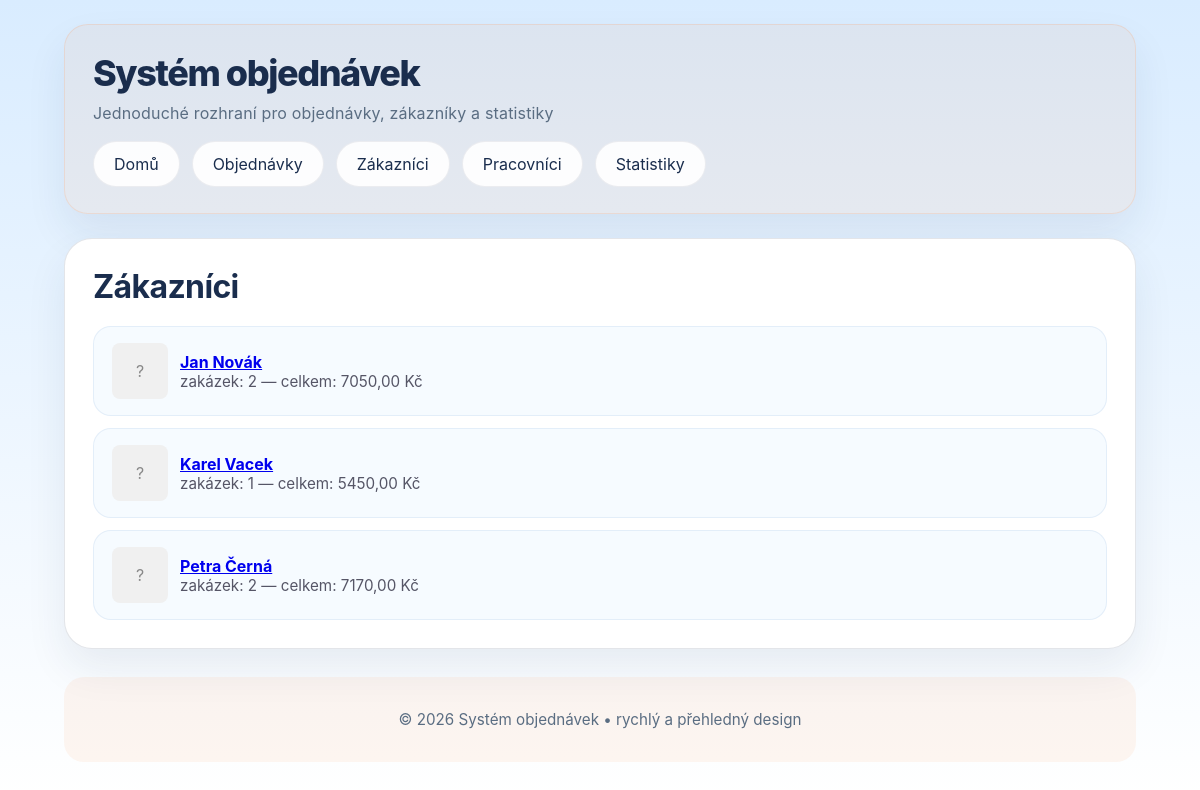
The app's page /customers/ with its own data.
### appka/models.py (models this page shows, shortened)
class Customer(models.Model):
    GENDER_CHOICES = [
        ("male", "Muž"),
        ("female", "Žena"),
    ]
    name = models.CharField(max_length=100)
    origin = models.CharField("Odkud je", max_length=100, blank=True)
    gender = models.CharField(max_length=6, choices=GENDER_CHOICES, null=True, blank=True)
    reliable = models.BooleanField("Spolehlivý", default=False)
    email = models.EmailField(blank=True)
    phone = models.CharField(max_length=30, blank=True)
    birth_date = models.DateField(null=True, blank=True)
    registered_at = models.DateField(default=datetime.date.today)
    balance = models.DecimalField(max_digits=10, decimal_places=2, default=0,
                                  validators=[MinValueValidator(0)])
    photo = models.ImageField(upload_to='customers/', blank=True, default='')
    class Meta:
        verbose_name = "Zákazník"
        verbose_name_plural = "Zákazníci"
        ordering = ["name"]

### appka/views.py (the view)
# urls.py: path("customers/", views.customers, name="customers"),
def customers(request):
    customers = Customer.objects.all()
    data = []
    for c in customers:
        orders = c.order_set.all()
        data.append({
            "customer": c,
            "count": orders.count(),
            "total": sum(o.final_price for o in orders)
        })
    return render(request, "customers.html", {"data": data})

### templates/customers.html
{% extends "base.html" %}
{% block content %}
<div class="card">
    <div class="page-header">
        <h2>Zákazníci</h2>
    </div>
    <ul class="data-list">
        {% for d in data %}
            <li style="display:flex;align-items:center;gap:12px;">
                <div style="width:56px;height:56px;flex:0 0 56px;">
                    {% if d.customer.photo %}
                        <img src="{{ d.customer.photo_path }}" alt="{{ d.customer.name }}" style="width:56px;height:56px;border-radius:8px;object-fit:cover;" />
                    {% else %}
                        <div style="width:56px;height:56px;border-radius:8px;background:#f0f0f0;
                                    display:flex;align-items:center;justify-content:center;color:#888;">?</div>
                    {% endif %}
                </div>
                <div>
                    <strong><a href="{% url 'customer_detail' d.customer.id %}">{{ d.customer.name }}</a></strong>
                    <div style="font-size:0.95rem;color:#556;">zakázek: {{ d.count }} — celkem: {{ d.total }} Kč</div>
                </div>
            </li>
        {% endfor %}
    </ul>
</div>
{% endblock %}

### templates/base.html (style rules this page uses)
:root { color-scheme: light; --page-bg: #e9f5ff; --panel-bg: #ffffff; --accent: #ff8c42; --accent-strong: #f05a28; --text: #1a2d4d; --muted: #5a6d82; --border: rgba(26, 45, 77, 0.12); --shadow: 0 20px 40px rgba(21, 57, 89, 0.08); }
* { box-sizing: border-box; }
body { margin: 0; min-height: 100vh; font-family: Inter, system-ui, -apple-system, BlinkMacSystemFont, "Segoe UI", sans-serif; background: linear-gradient(180deg, #d9ecff 0%, #ffffff 100%); color: var(--text); }
.card { width: 100%; padding: 28px; border-radius: 28px; background: var(--panel-bg); box-shadow: var(--shadow); border: 1px solid var(--border); }
.page-header { display: flex; flex-wrap: wrap; justify-content: space-between; align-items: center; gap: 16px; margin-bottom: 20px; }
.page-header h2 { margin: 0; font-size: clamp(2rem, 2.6vw, 2.6rem); font-weight: 700; letter-spacing: -0.02em; }
h1, h2, h3 { color: var(--text); }
ul.data-list { list-style: none; padding: 0; margin: 0; display: grid; gap: 12px; }
ul.data-list li { padding: 16px 18px; border-radius: 18px; background: #f6fbff; border: 1px solid rgba(11, 91, 177, 0.08); color: var(--text); }

### records on screen
Customer: customer.name "Jan Novák", count "2", total "7050,00"
Customer: customer.name "Karel Vacek", count "1", total "5450,00"
Customer: customer.name "Petra Černá", count "2", total "7170,00"
